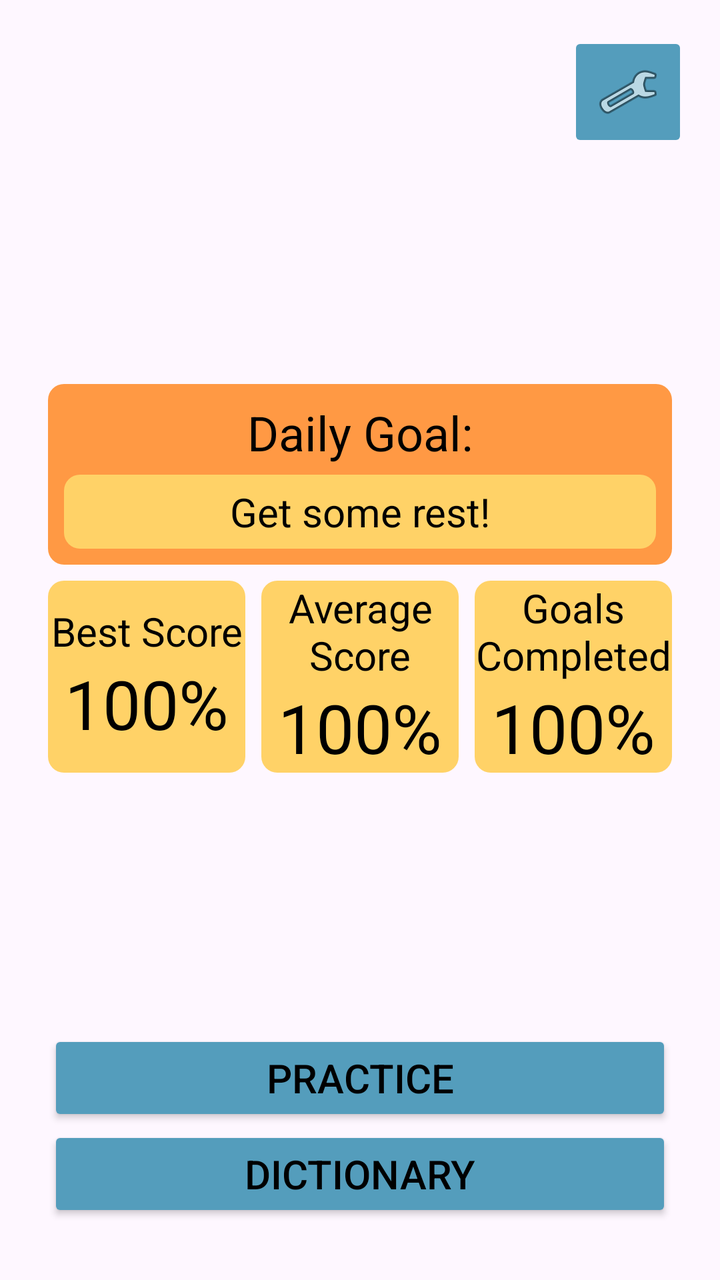
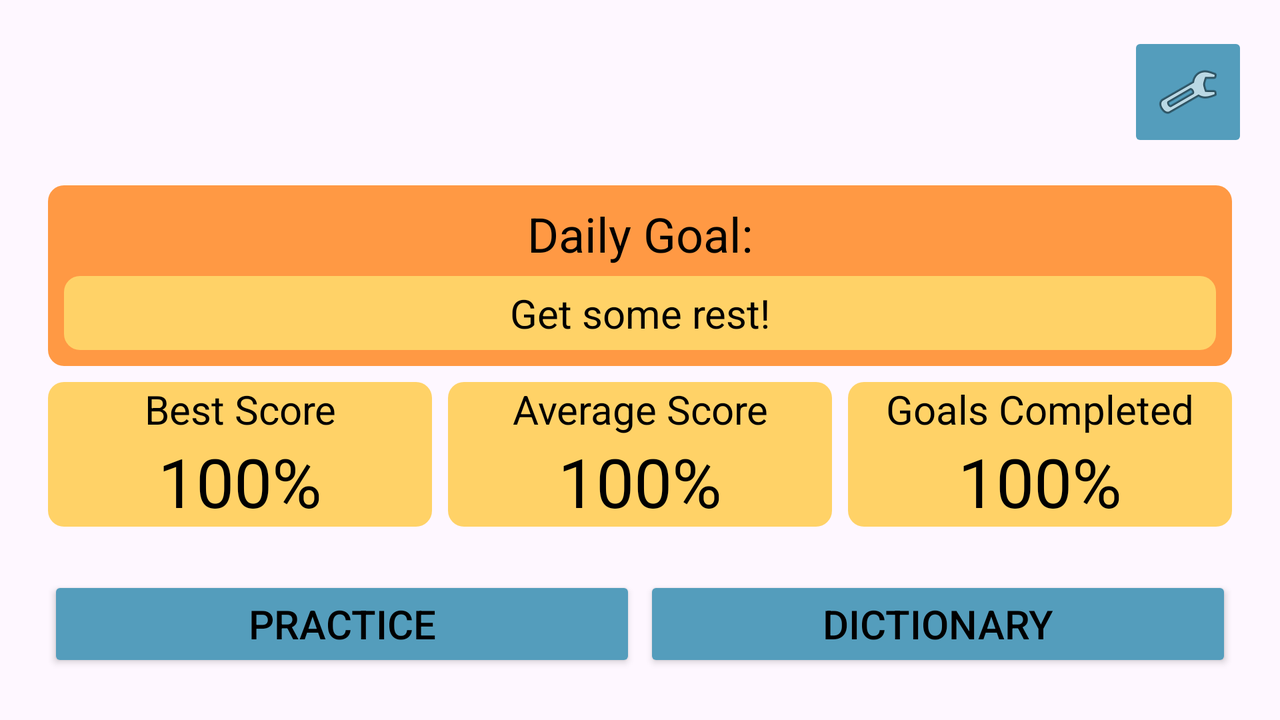

Compare how this app lays out the same screen by default and in its alternative resource folder. The renders come first, then the two layout files and the values they reference.
<!-- AndroidManifest.xml: application theme Theme.IrregularVerbs -->
<!-- res/layout/activity_main.xml -->
<?xml version="1.0" encoding="utf-8"?>
<androidx.constraintlayout.widget.ConstraintLayout xmlns:android="http://schemas.android.com/apk/res/android"
    xmlns:app="http://schemas.android.com/apk/res-auto"
    xmlns:tools="http://schemas.android.com/tools"
    android:id="@+id/main"
    android:layout_width="match_parent"
    android:layout_height="match_parent"
    android:contentDescription="@string/settings"
    tools:context=".MainActivity">

    <LinearLayout
        android:layout_width="match_parent"
        android:layout_height="wrap_content"
        android:layout_marginStart="24dp"
        android:layout_marginTop="24dp"
        android:layout_marginEnd="24dp"
        android:layout_marginBottom="24dp"
        android:orientation="vertical"
        app:layout_constraintBottom_toTopOf="@+id/linearLayout9"
        app:layout_constraintEnd_toEndOf="parent"
        app:layout_constraintStart_toStartOf="parent"
        app:layout_constraintTop_toBottomOf="@+id/settings_button">

        <LinearLayout
            android:layout_width="match_parent"
            android:layout_height="match_parent"
            android:background="@drawable/stats_background"
            android:backgroundTint="?attr/colorPrimaryVariant"
            android:orientation="vertical"
            android:padding="8dp">

            <TextView
                android:id="@+id/goal_label"
                android:layout_width="match_parent"
                android:layout_height="wrap_content"
                android:gravity="center"
                android:paddingBottom="5dp"
                android:text="@string/progress"
                android:textColor="?android:attr/colorForeground"
                android:textSize="24sp" />

            <TextView
                android:id="@+id/dismiss_goal"
                android:layout_width="match_parent"
                android:layout_height="wrap_content"
                android:background="@drawable/stats_background"
                android:backgroundTint="?attr/colorSecondary"
                android:gravity="center"
                android:paddingTop="5dp"
                android:paddingBottom="5dp"
                android:text="@string/goal_excuse"
                android:textColor="?android:attr/colorForeground"
                android:textSize="20sp" />

            <TextView
                android:id="@+id/goal_completed"
                android:visibility="gone"
                android:layout_width="match_parent"
                android:layout_height="wrap_content"
                android:background="@drawable/stats_background"
                android:backgroundTint="?attr/colorSecondary"
                android:gravity="center"
                android:paddingTop="5dp"
                android:paddingBottom="5dp"
                android:text="Completed!"
                android:textColor="?android:attr/colorForeground"
                android:textSize="20sp" />

            <ProgressBar
                android:id="@+id/progressBar"
                style="?android:attr/progressBarStyleHorizontal"
                android:layout_width="match_parent"
                android:layout_height="30dp"
                android:indeterminateBehavior="repeat"
                android:indeterminateDrawable="@drawable/progressbar1"
                android:progress="60"
                android:progressDrawable="@drawable/progressbar1"
                android:visibility="gone" />
        </LinearLayout>

        <androidx.constraintlayout.widget.ConstraintLayout
            android:layout_width="match_parent"
            android:layout_height="match_parent">

            <LinearLayout
                android:id="@+id/linearLayout7"
                android:layout_width="0dp"
                android:layout_height="0dp"
                android:layout_marginStart="8dp"
                android:layout_marginTop="8dp"
                android:layout_marginEnd="8dp"
                android:layout_marginBottom="8dp"
                android:background="@drawable/stats_background"
                android:backgroundTint="?attr/colorSecondary"
                android:gravity="center"
                android:orientation="vertical"
                android:theme="@style/Base.Theme.IrregularVerbs"
                app:layout_constraintBottom_toBottomOf="parent"
                app:layout_constraintEnd_toStartOf="@+id/linearLayout8"
                app:layout_constraintStart_toEndOf="@+id/linearLayout6"
                app:layout_constraintTop_toTopOf="parent">

                <TextView
                    android:id="@+id/avg_score_label"
                    android:layout_width="match_parent"
                    android:layout_height="wrap_content"
                    android:gravity="center"
                    android:text="@string/avg_score"
                    android:textColor="?android:attr/colorForeground"
                    android:textSize="20sp"
                    android:theme="@style/Base.Theme.IrregularVerbs" />

                <TextView
                    android:id="@+id/avg_score"
                    android:layout_width="match_parent"
                    android:layout_height="wrap_content"
                    android:gravity="center"
                    android:text="100%"
                    android:textColor="?android:attr/colorForeground"
                    android:textSize="34sp" />
            </LinearLayout>

            <LinearLayout
                android:id="@+id/linearLayout6"
                android:layout_width="0dp"
                android:layout_height="0dp"
                android:layout_marginTop="8dp"
                android:layout_marginBottom="8dp"
                android:background="@drawable/stats_background"
                android:backgroundTint="?attr/colorSecondary"
                android:gravity="center"
                android:orientation="vertical"
                app:layout_constraintBottom_toBottomOf="parent"
                app:layout_constraintEnd_toStartOf="@+id/linearLayout7"
                app:layout_constraintStart_toStartOf="parent"
                app:layout_constraintTop_toTopOf="parent">

                <TextView
                    android:id="@+id/high_score_label"
                    android:layout_width="match_parent"
                    android:layout_height="wrap_content"
                    android:gravity="center"
                    android:text="@string/max_score"
                    android:textColor="?android:attr/colorForeground"
                    android:textSize="20sp"
                    android:theme="@style/Base.Theme.IrregularVerbs" />

                <TextView
                    android:id="@+id/high_score"
                    android:layout_width="match_parent"
                    android:layout_height="wrap_content"
                    android:gravity="center"
                    android:text="100%"
                    android:textColor="?android:attr/colorForeground"
                    android:textSize="34sp"
                    android:theme="@style/Base.Theme.IrregularVerbs" />
            </LinearLayout>

            <LinearLayout
                android:id="@+id/linearLayout8"
                android:layout_width="0dp"
                android:layout_height="wrap_content"
                android:layout_marginTop="8dp"
                android:layout_marginBottom="8dp"
                android:background="@drawable/stats_background"
                android:backgroundTint="?attr/colorSecondary"
                android:orientation="vertical"
                app:layout_constraintBottom_toBottomOf="parent"
                app:layout_constraintEnd_toEndOf="parent"
                app:layout_constraintStart_toEndOf="@+id/linearLayout7"
                app:layout_constraintTop_toTopOf="parent">

                <TextView
                    android:id="@+id/goals_percent_label"
                    android:layout_width="match_parent"
                    android:layout_height="wrap_content"
                    android:gravity="center"
                    android:text="@string/goals_completion"
                    android:textColor="?android:attr/colorForeground"
                    android:textSize="20sp" />

                <TextView
                    android:id="@+id/goals_percent"
                    android:layout_width="match_parent"
                    android:layout_height="wrap_content"
                    android:gravity="center"
                    android:text="100%"
                    android:textColor="?android:attr/colorForeground"
                    android:textSize="34sp" />
            </LinearLayout>
        </androidx.constraintlayout.widget.ConstraintLayout>

    </LinearLayout>

    <LinearLayout
        android:id="@+id/linearLayout9"
        android:layout_width="0dp"
        android:layout_height="wrap_content"
        android:layout_marginStart="24dp"
        android:layout_marginEnd="24dp"
        android:layout_marginBottom="24dp"
        android:measureWithLargestChild="false"
        android:orientation="vertical"
        app:layout_constraintBottom_toBottomOf="parent"
        app:layout_constraintEnd_toEndOf="parent"
        app:layout_constraintStart_toStartOf="parent">

        <Button
            android:id="@+id/practice_button"
            style="@style/Widget.AppCompat.Button.Colored"
            android:layout_width="match_parent"
            android:layout_height="wrap_content"
            android:layout_marginTop="5dp"
            android:text="@string/practice_button"
            android:textColor="?android:attr/colorForeground"
            android:textSize="20sp" />

        <Button
            android:id="@+id/dict_button"
            style="@style/Widget.AppCompat.Button.Colored"
            android:layout_width="match_parent"
            android:layout_height="wrap_content"
            android:layout_marginBottom="5dp"
            android:text="@string/dict_button"
            android:textColor="?android:attr/colorForeground"
            android:textSize="20sp" />

    </LinearLayout>

    <ImageButton
        android:id="@+id/settings_button"
        android:layout_width="60dp"
        android:layout_height="60dp"
        android:layout_marginTop="16dp"
        android:layout_marginEnd="16dp"
        android:backgroundTint="?attr/colorPrimary"
        android:contentDescription="@string/settings"
        app:layout_constraintEnd_toEndOf="parent"
        app:layout_constraintTop_toTopOf="parent"
        app:srcCompat="@android:drawable/ic_menu_manage" />
</androidx.constraintlayout.widget.ConstraintLayout>
<!-- resources referenced by this layout -->
<resources>
  <!-- drawable progressbar1 (drawable) -->
  <?xml version="1.0" encoding="utf-8"?>
  <layer-list xmlns:android="http://schemas.android.com/apk/res/android">
      <item android:id="@android:id/background">
          <shape>
              <corners android:radius="8dp"/>
              <solid android:color="#ffdedede"/>
          </shape>
      </item>
      <item android:id="@android:id/progress">
          <clip>
              <shape>
                  <corners android:radius="8dp"/>
                  <solid android:color="@color/color_secondary"/>
              </shape>
          </clip>
      </item>
  </layer-list>
  <!-- drawable stats_background (drawable) -->
  <?xml version="1.0" encoding="utf-8"?>
  <layer-list xmlns:android="http://schemas.android.com/apk/res/android">
      <item>
          <shape>
              <corners android:radius="8dp"/>
              <solid android:color="#FFFFFFFF"/>
          </shape>
      </item>
  </layer-list>
  <string name="avg_score" translatable="false">Average Score</string>
  <string name="dict_button" translatable="false">Dictionary</string>
  <string name="goal_excuse" translatable="false">Get some rest!</string>
  <string name="goals_completion" translatable="false">Goals Completed</string>
  <string name="max_score" translatable="false">Best Score</string>
  <string name="practice_button" translatable="false">Practice</string>
  <string name="progress" translatable="false">Daily Goal:</string>
  <string name="settings" translatable="false">Manage application settings</string>
  <style name="Base.Theme.IrregularVerbs" parent="Theme.Material3.DayNight.NoActionBar">
          
          <item name="colorPrimary">@color/color_primary</item>
          <item name="colorPrimaryVariant">@color/color_primary_variant</item>
          <item name="colorSecondary">@color/color_secondary</item>
  
          <item name="colorOnPrimary">@color/color_on_primary</item>
      </style>
  <style name="Theme.IrregularVerbs" parent="Base.Theme.IrregularVerbs" />
  <color name="color_secondary">#FFD267</color>
  <color name="color_primary">#FF549DBC</color>
  <color name="color_primary_variant">#FFFF9944</color>
  <color name="color_on_primary">#FFFFFFFF</color>
</resources>
<!-- res/layout-land/activity_main.xml (the repository's variant of the layout above) -->
<!-- drawn on the phone turned sideways -->
<?xml version="1.0" encoding="utf-8"?>
<androidx.constraintlayout.widget.ConstraintLayout xmlns:android="http://schemas.android.com/apk/res/android"
    xmlns:app="http://schemas.android.com/apk/res-auto"
    xmlns:tools="http://schemas.android.com/tools"
    android:id="@+id/main"
    android:layout_width="match_parent"
    android:layout_height="match_parent"
    android:contentDescription="@string/settings"
    tools:context=".MainActivity">

    <LinearLayout
        android:layout_width="match_parent"
        android:layout_height="wrap_content"
        android:layout_marginStart="24dp"
        android:layout_marginTop="24dp"
        android:layout_marginEnd="24dp"
        android:layout_marginBottom="24dp"
        android:orientation="vertical"
        app:layout_constraintBottom_toTopOf="@+id/linearLayout9"
        app:layout_constraintEnd_toEndOf="parent"
        app:layout_constraintStart_toStartOf="parent"
        app:layout_constraintTop_toBottomOf="@+id/settings_button">

        <LinearLayout
            android:layout_width="match_parent"
            android:layout_height="match_parent"
            android:background="@drawable/stats_background"
            android:backgroundTint="?attr/colorPrimaryVariant"
            android:orientation="vertical"
            android:padding="8dp">

            <TextView
                android:id="@+id/goal_label"
                android:layout_width="match_parent"
                android:layout_height="wrap_content"
                android:gravity="center"
                android:paddingBottom="5dp"
                android:text="@string/progress"
                android:textColor="?android:attr/colorForeground"
                android:textSize="24sp" />

            <TextView
                android:id="@+id/dismiss_goal"
                android:layout_width="match_parent"
                android:layout_height="wrap_content"
                android:background="@drawable/stats_background"
                android:backgroundTint="?attr/colorSecondary"
                android:gravity="center"
                android:paddingTop="5dp"
                android:paddingBottom="5dp"
                android:text="@string/goal_excuse"
                android:textColor="?android:attr/colorForeground"
                android:textSize="20sp" />

            <TextView
                android:id="@+id/goal_completed"
                android:visibility="gone"
                android:layout_width="match_parent"
                android:layout_height="wrap_content"
                android:background="@drawable/stats_background"
                android:backgroundTint="?attr/colorSecondary"
                android:gravity="center"
                android:paddingTop="5dp"
                android:paddingBottom="5dp"
                android:text="Completed!"
                android:textColor="?android:attr/colorForeground"
                android:textSize="20sp" />

            <ProgressBar
                android:id="@+id/progressBar"
                style="?android:attr/progressBarStyleHorizontal"
                android:layout_width="match_parent"
                android:layout_height="30dp"
                android:indeterminateBehavior="repeat"
                android:indeterminateDrawable="@drawable/progressbar1"
                android:progress="60"
                android:progressDrawable="@drawable/progressbar1"
                android:visibility="gone" />
        </LinearLayout>

        <androidx.constraintlayout.widget.ConstraintLayout
            android:layout_width="match_parent"
            android:layout_height="match_parent">

            <LinearLayout
                android:id="@+id/linearLayout7"
                android:layout_width="0dp"
                android:layout_height="0dp"
                android:layout_marginStart="8dp"
                android:layout_marginTop="8dp"
                android:layout_marginEnd="8dp"
                android:layout_marginBottom="8dp"
                android:background="@drawable/stats_background"
                android:backgroundTint="?attr/colorSecondary"
                android:gravity="center"
                android:orientation="vertical"
                android:theme="@style/Base.Theme.IrregularVerbs"
                app:layout_constraintBottom_toBottomOf="parent"
                app:layout_constraintEnd_toStartOf="@+id/linearLayout8"
                app:layout_constraintStart_toEndOf="@+id/linearLayout6"
                app:layout_constraintTop_toTopOf="parent">

                <TextView
                    android:id="@+id/avg_score_label"
                    android:layout_width="match_parent"
                    android:layout_height="wrap_content"
                    android:gravity="center"
                    android:text="@string/avg_score"
                    android:textColor="?android:attr/colorForeground"
                    android:textSize="20sp"
                    android:theme="@style/Base.Theme.IrregularVerbs" />

                <TextView
                    android:id="@+id/avg_score"
                    android:layout_width="match_parent"
                    android:layout_height="wrap_content"
                    android:gravity="center"
                    android:text="100%"
                    android:textColor="?android:attr/colorForeground"
                    android:textSize="34sp" />
            </LinearLayout>

            <LinearLayout
                android:id="@+id/linearLayout6"
                android:layout_width="0dp"
                android:layout_height="0dp"
                android:layout_marginTop="8dp"
                android:layout_marginBottom="8dp"
                android:background="@drawable/stats_background"
                android:backgroundTint="?attr/colorSecondary"
                android:gravity="center"
                android:orientation="vertical"
                app:layout_constraintBottom_toBottomOf="parent"
                app:layout_constraintEnd_toStartOf="@+id/linearLayout7"
                app:layout_constraintStart_toStartOf="parent"
                app:layout_constraintTop_toTopOf="parent">

                <TextView
                    android:id="@+id/high_score_label"
                    android:layout_width="match_parent"
                    android:layout_height="wrap_content"
                    android:gravity="center"
                    android:text="@string/max_score"
                    android:textColor="?android:attr/colorForeground"
                    android:textSize="20sp"
                    android:theme="@style/Base.Theme.IrregularVerbs" />

                <TextView
                    android:id="@+id/high_score"
                    android:layout_width="match_parent"
                    android:layout_height="wrap_content"
                    android:gravity="center"
                    android:text="100%"
                    android:textColor="?android:attr/colorForeground"
                    android:textSize="34sp"
                    android:theme="@style/Base.Theme.IrregularVerbs" />
            </LinearLayout>

            <LinearLayout
                android:id="@+id/linearLayout8"
                android:layout_width="0dp"
                android:layout_height="wrap_content"
                android:layout_marginTop="8dp"
                android:layout_marginBottom="8dp"
                android:background="@drawable/stats_background"
                android:backgroundTint="?attr/colorSecondary"
                android:orientation="vertical"
                app:layout_constraintBottom_toBottomOf="parent"
                app:layout_constraintEnd_toEndOf="parent"
                app:layout_constraintStart_toEndOf="@+id/linearLayout7"
                app:layout_constraintTop_toTopOf="parent">

                <TextView
                    android:id="@+id/goals_percent_label"
                    android:layout_width="match_parent"
                    android:layout_height="wrap_content"
                    android:gravity="center"
                    android:text="@string/goals_completion"
                    android:textColor="?android:attr/colorForeground"
                    android:textSize="20sp" />

                <TextView
                    android:id="@+id/goals_percent"
                    android:layout_width="match_parent"
                    android:layout_height="wrap_content"
                    android:gravity="center"
                    android:text="100%"
                    android:textColor="?android:attr/colorForeground"
                    android:textSize="34sp" />
            </LinearLayout>
        </androidx.constraintlayout.widget.ConstraintLayout>

    </LinearLayout>

    <androidx.constraintlayout.widget.ConstraintLayout
        android:id="@+id/linearLayout9"
        android:layout_width="0dp"
        android:layout_height="wrap_content"
        android:layout_marginStart="24dp"
        android:layout_marginEnd="24dp"
        android:layout_marginBottom="24dp"
        android:measureWithLargestChild="false"
        android:orientation="horizontal"
        app:layout_constraintBottom_toBottomOf="parent"
        app:layout_constraintEnd_toEndOf="parent"
        app:layout_constraintStart_toStartOf="parent">

        <Button
            android:id="@+id/practice_button"
            style="@style/Widget.AppCompat.Button.Colored"
            android:layout_width="0dp"
            android:layout_height="wrap_content"
            android:layout_marginEnd="2dp"
            android:text="@string/practice_button"
            android:textColor="?android:attr/colorForeground"
            android:textSize="20sp"
            app:layout_constraintBottom_toBottomOf="parent"
            app:layout_constraintEnd_toStartOf="@+id/dict_button"
            app:layout_constraintStart_toStartOf="parent"
            app:layout_constraintTop_toTopOf="parent" />

        <Button
            android:id="@+id/dict_button"
            style="@style/Widget.AppCompat.Button.Colored"
            android:layout_width="0dp"
            android:layout_height="wrap_content"
            android:layout_marginStart="2dp"
            android:text="@string/dict_button"
            android:textColor="?android:attr/colorForeground"
            android:textSize="20sp"
            app:layout_constraintBottom_toBottomOf="parent"
            app:layout_constraintEnd_toEndOf="parent"
            app:layout_constraintStart_toEndOf="@+id/practice_button"
            app:layout_constraintTop_toTopOf="parent" />

    </androidx.constraintlayout.widget.ConstraintLayout>

    <ImageButton
        android:id="@+id/settings_button"
        android:layout_width="60dp"
        android:layout_height="60dp"
        android:layout_marginTop="16dp"
        android:layout_marginEnd="16dp"
        android:backgroundTint="?attr/colorPrimary"
        android:contentDescription="@string/settings"
        app:layout_constraintEnd_toEndOf="parent"
        app:layout_constraintTop_toTopOf="parent"
        app:srcCompat="@android:drawable/ic_menu_manage" />
</androidx.constraintlayout.widget.ConstraintLayout>
